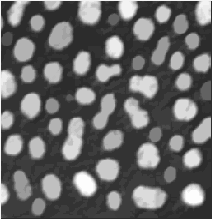
#> input picture Exercise13/src/immed_gray_inv_20051218_frgr4.pgm, 212 x 219 px
$ python 13d.py
#> lines starting #> are read from the running program, lines starting #| are printed output that depends on the picture; after the words box and inside, x2 and y2 are one past the last pixel; in counts of white or black regions, pixels touching at a corner belong together

import sys
import cv2
import numpy as np
import math


def identify_flatzone_local_maxima(img,row,col):


    ## Establish dimensinos of image
    nrows=img.shape[0]
    ncols=img.shape[1]


    # for label_intensity_value in range(0,256):

        # Output image of the same size as the original (but will be modified later).


    minrow=0
    maxrow=nrows
    mincol=0
    maxcol=ncols

    ## Create a binary matrix that will flag pixels which have already been processed
    processed_status=np.zeros((nrows, ncols))

    ## Create a binary matrix that will flag pixels which are local maxima
    local_max=np.zeros((nrows, ncols))

    ## Create a binary matrix that will flag pixels belonging to the region
    flatzone=np.zeros((nrows,ncols))

    unique_pixels=np.unique(img).tolist()

    # print(unique_pixels)
    # print(maxrow)
    # print(maxcol)


    selected_pixel_intensity=img[row,col]
    # print(selected_pixel_intensity)

    label_intensity_value=selected_pixel_intensity

    processed_status[row,col]=1

    waiting_queue=[(row,col)]


    region_coords=[]

    while len(waiting_queue)>0:


        cur_row=waiting_queue[0][0]
        cur_col=waiting_queue[0][1]


        cur_pixel_val=img[cur_row,cur_col]


        ## Initialize various lists
        valid_neighbors=[]
        coords_to_check=[]
        neighbors_to_check=[]


        ## Add four neighbors (will check later if they are valid pixels)
        ## Add pixel above
        coords_to_check.append((cur_row-1,cur_col))

        ## Add pixel below
        coords_to_check.append((cur_row+1,cur_col))

        ## Add pixel to the right
        coords_to_check.append((cur_row,cur_col+1))

        ## Add pixel to the left
        coords_to_check.append((cur_row,cur_col-1))

        ## Add pixel diagonally upper left
        coords_to_check.append((cur_row-1,cur_col-1))

        ## Add pixel diagonally upper right
        coords_to_check.append((cur_row-1,cur_col+1))

        ## Add pixel diagonally lower left
        coords_to_check.append((cur_row+1,cur_col-1))

        ## Add pixel diagonally lower right
        coords_to_check.append((cur_row+1,cur_col+1))

        ## Ensure that no pixel coordinates which exceed the image dimension are NOT added
        for coord in coords_to_check:

            row_idx=coord[0]
            col_idx=coord[1]

            if (row_idx>=minrow and row_idx<=maxrow-1) and (col_idx>=mincol and col_idx<=maxcol-1):
                    valid_neighbors.append(coord)


        ## Iterate through each neighbor of the valid pixels to check
        for neighbor in valid_neighbors:

            row_idx=neighbor[0]
            col_idx=neighbor[1]


         ## Check if the neighbor matches the pixel intensity of a selected pixel and also ensure that it hasn't been processed.
            if img[row_idx,col_idx]==selected_pixel_intensity and processed_status[row_idx,col_idx]==0:

                ## Add the neighbor pixel to the waiting queue

                waiting_queue.append((row_idx,col_idx))

                flatzone[row_idx,col_idx]=1

                ## Set processed status=label intensity_value to ensure pixel won't be re-added to the queue
                processed_status[row_idx,col_idx]=1

                ## Add proper coordinates to region coords list for later
                region_coords.append((row_idx,col_idx))


            elif img[row_idx,col_idx]!=selected_pixel_intensity and processed_status[row_idx,col_idx]==0 :
                ## Set processed status=label intensity_value to ensure pixel won't be re-added to the queue
                processed_status[row_idx,col_idx]=1

                ## Add the coordinates to a list of neighbors_to_check
                neighbors_to_check.append((row_idx,col_idx))


        ## Finally, expunge the first value from the queue as it is has been processed.
        del waiting_queue[0]


    # print(len(neighbors_to_check))
    is_local_maximum=0
    n_pixels_greater_than_region=0
    ## Iterate through neighbor pixels which don't have the same similiarity
    for a_neighbor in neighbors_to_check:
        neighbor_row=a_neighbor[0]
        neighbor_col=a_neighbor[1]

        neighbor_pixel=img[neighbor_row,neighbor_col]
        # print(selected_pixel_intensity)
        # print(neighbor_pixel)
        if neighbor_pixel>selected_pixel_intensity :
            n_pixels_greater_than_region+=1
    if n_pixels_greater_than_region==0:
        is_local_maximum=1


    if is_local_maximum==1:

        for coord_pair in region_coords:
            local_max_row=coord_pair[0]
            local_max_col=coord_pair[1]

            local_max[local_max_row,local_max_col]=1
        # print(np.where(local_max==1))


    ## Return flat image and indicator if it is a local max
    return [flatzone,local_max]


def identifylocalMaxima(img_path):

    ## Read image path
#> called with img_path = 'src/immed_gray_inv_20051218_frgr4.pgm'
    img=cv2.imread(img_path,cv2.IMREAD_GRAYSCALE)
#> img is the input picture: shape (219, 212); min 44, max 253, mean 102.7


    ## Establish dimensinos of image
    nrows=img.shape[0]
#> nrows = 219
    ncols=img.shape[1]
#> ncols = 212


    ## Set for output image
    out=np.zeros((nrows, ncols))

    ## Set a process status
    processed=np.zeros((nrows,ncols))

    minrow=0
    maxrow=nrows
#> maxrow = 219
    mincol=0
    maxcol=ncols
#> maxcol = 212


    for row in range(minrow,maxrow):

        for col in range(mincol,maxcol):
            ## Check if pixel has been processed already
            if processed[row,col]==0:
                ## If not, run the flatzone algo
                identified_flatzone=identify_flatzone_local_maxima(img,row,col)

                flatzone=identified_flatzone[0]


                local_max=identified_flatzone[1]


                ## only select the region which is connected
                local_max=np.where(local_max==1)
                # print(local_max)


                local_max_coords=list(zip(*local_max))

                flatzone=np.where(flatzone==1)

                flatzone_coords=list(zip(*flatzone))

                for coord_pair in flatzone_coords:
                    row_to_mark=coord_pair[0]
                    col_to_mark=coord_pair[1]

                    processed[row_to_mark,col_to_mark]=1

                if len(local_max_coords)>0:
                    for coord_pair in local_max_coords:
                        row_to_mark=coord_pair[0]
                        col_to_mark=coord_pair[1]

                        out[row_to_mark,col_to_mark]=255
#> this loop made 219 passes
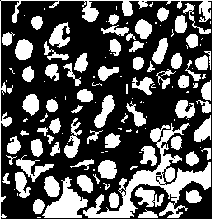
#> out: shape (219, 212) float64; 34% white; 131 white regions (54 under 20 px), largest, box (x1, y1, x2, y2) and area: (83, 123, 211, 218) 2838, (0, 0, 212, 219) 1328, (42, 177, 88, 218) 877
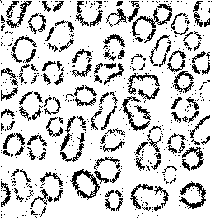
#> processed: shape (219, 212) float64; values 0 (black) and 1 (white), 81.3% white; black in thin lines or dots


    return out

## Test function on input image 1


## Test function on input image 2

test_img_path='src/immed_gray_inv_20051218_frgr4.pgm'


img_test_local_maxima=identifylocalMaxima(test_img_path)

cv2.imwrite('output/exercise_13d_output_01.pgm',img_test_local_maxima)
